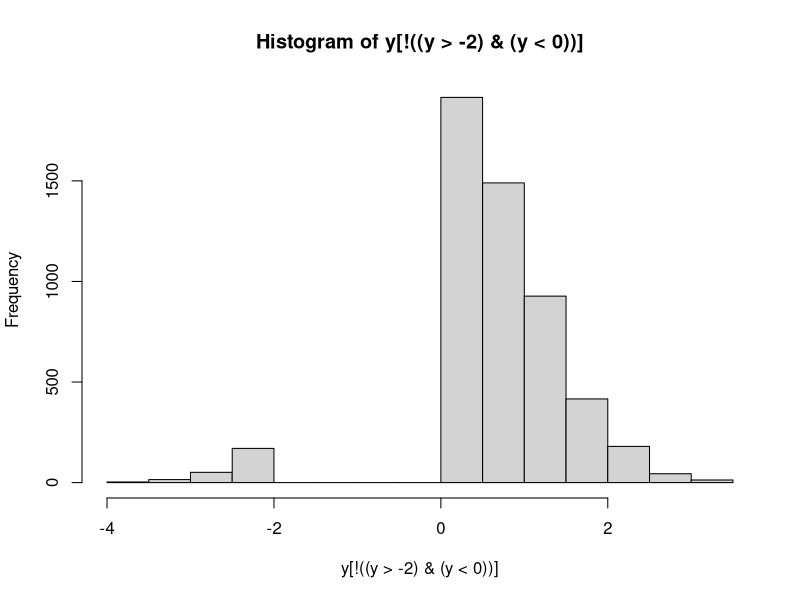

The R script that drew this image: (Note: this script raises an error after producing the figure.)


#' @title Tutorial 2: More on Vectors, Data Frames, and Functions
#'
#' @author David M. Goehring 2004
#' @author Juliet R.C. Pulliam 2008, 2009
#' @author Steve Bellan 2010, 2012
#'
#' Clinic on Meaningful Modeling of Epidemiological Data
#' International Clinics on Infectious Disease Dynamics and Data Program
#' African Institute for Mathematical Sciences, Muizenberg, Cape Town, RSA
#'
#' @license Some Rights Reserved,
#' CC BY-NC 4.0 (https://creativecommons.org/licenses/by-nc/4.0/)
#' Last updated by Carl A. B. Pearson, June 2024
#'
#' @description
#' By the end of this tutorial you should:
#' * Be able to retrieve useful subsets of your data
#' * Understand more about data frames
#' * Know the methods and uses of logical values in R
#' * Be able to generate and use factors
#' * Know how to write your own generic functions
#'
#' @section A. Accessing Vector Elements
#'
#' @subsection Beyond Numbers: Relational and Logical Operations in R
#'
#' So far everything you have done in R has involved numbers or
#' vectors of numbers. To properly exploit R’s complexity, you need to
#' become familiar with relational and logical operations in R.
#'
#' Relational operations work just like numerical operations, in terms
#' of how they are processed. Return for a moment to our first
#' calculation from the last tutorial, an addition problem:

3 + 4

#' The analogous calculation of a single relational operation is
#' something like

5 > 4

#' "Is 5 greater than 4?” Yes. And R tells you that this is a TRUE
#' statement. Or,

1 + 1 < 1

#' Makes sense, right?
#'
#' The greater-than, >, and less-than, <, symbols are
#' straightforward. Similarly, R has greater-than-or-equal-to and
#' less-than-or-equal-to symbols, >= and <=, respectively.
#'
#' Slightly less intuitive are the relational operators for equality,
#' ==, and inequality, !=. Try

x <- 4

x == 1 + 3

y <- x != 4

#' This last example demonstrates that variables can hold logical
#' values. These relational operators also operate on logical values,
#' as in,

y == FALSE

#' Logical operations are operations that only make sense when
#' performed on TRUE and FALSE values. These will likely be familiar
#' to you, the central operations being AND, OR, and NOT.
#'
#' The operators used in R are standard: &, |, and !,
#' respectively. Let’s see them in action:

!TRUE
to_be <- FALSE
to_be | !to_be
FALSE & (TRUE | FALSE)

#' By combining logical and relational operations, we can make complex
#' inquiries about values.
#'
#' Hands off the keyboard! Pick up a writing implement…
#'
#' a <- TRUE != (4 > 3)
#' b <- a | 1 + 1 == 4 - 2
#' c <- !FALSE & (log(Inf) == Inf + 1)
#'
#' What do a, b & c equal?  Now execute the commands and compare
#' your answers.



#' Note that R has special values for infinity (Inf), not-a-number
#' (NaN), and not-applicable, NA. These generally behave sensibly – a
#' mathematical operation on not-a-number is obviously not a number as so is
#' returned as NaN. Things are less simple when using logical and relational
#' operators. Consider 4 != NaN. In one respect, the answer perhaps
#' should be TRUE; that is, 4 definitely isn’t equal to
#' not-a-number. But, striving for consistency, R returns NA, much as
#' it would for a mathematical operation. Even worse is the situation

x <- NaN
x == NaN

#' You might think that this is a reasonable test for whether x has a
#' numerical value, but it won’t work for the same reason mentioned above.
#' In general, keep this trickiness in mind and remember there is a special
#' function is.nan() for determining whether x is defined as not-a-number:

is.nan(x)

#' There is also a special function is.finite() for determining whether
#' x is a valid (finite) number:

is.finite(x)

#' This is all getting thrown at you in very quick succession,
#' especially if you do not have much experience programming in other
#' languages. It is worth noting that information about these
#' operations can be pulled up at any time by typing help("&”) or
#' help(">”) or the using help() function with any of the other
#' symbols used in these operations.
#'
#' @subsection Vectors of Logical Values
#'
#' As a shorthand, TRUE and FALSE can be entered as T and F. This
#' allows for rapid entry of vectors of logical values, for example:

logical_vec <- c(TRUE, TRUE, FALSE, TRUE)
logical_vec

#' Unfortunately, and rather inexplicably, T and F cab be reassigned
#' to any arbitrary values. This will render most code utterly
#' unpredictable. So, never, never, never do this:

T <- 4 # REALLY BAD, BUT NO ERROR IS PRODUCED

#' And, if you ever do something like this (though you shouldn’t!),
#' make sure you quickly do this:

rm(T) ## which will set T (or F) back to its default logical value.

#' Aside: to ensure your code is robust, we recommend always spelling out
#' TRUE and FALSE for logical values. If you have a library like `lintr`
#' installed, you can use it to check your code `lintr::lint("your_code.R")`
#'
#' Relational or logical operations also act on vectors to produce
#' vectors of logical values, as in,

x <- rnorm(10)
x < 0
y <- (x > -.5) & (x < .5)
!y

#' This will be especially handy when we look at the concept of
#' indexing, below.
#'
#' @subsection Generating Sequences
#'
#' There are many occasions in R when you need a patterned sequence of
#' numbers. As mentioned in the previous tutorial, most counting can
#' be accomplished by use of the seq() function. If you haven’t
#' already done so, it is worth taking a look at the help-file on
#' seq() because it has a few arguments that can make your life
#' easier.

?seq

#' For example, seq() can generate a vector of a certain length
#' between certain endpoints by typing

x <- seq(0, 1, length.out = 20)

#' giving you a vector of length 20 between 0 and 1; to confirm this, type

length(x)

#' A very common need in R is to generate vectors with an interval of
#' 1 between each element. R has a shorthand for this using the colon
#' notation, as follows:

y <- 5:10

#' This generates a vector that counts from 5 to 10, inclusive. Note that
#' : is generally treated first in the order of operations.
#'
#' Don’t underestimate the value of the colon notation.  Even for
#' typing a vector of length 2, like "(1,2)” or "(2,1),” using the c
#' function to generate the vector is pretty tedious (e.g., c(1,2)).
#' These vectors can be generated in three quick characters by typing
#' 1:2 or 2:1, respectively.  I will also point your attention to the
#' rep() function, for repeating sequences, which can also save time.
#'
#' @subsection Indexing
#'
#' R has an incredibly useful way of accessing items from a
#' data set. Each item in a data set has its own index, or numbered
#' location, in the object’s structure. Square brackets are used to
#' extract an item or items from a data set, but it is crucial to
#' understand that there are two completely distinct ways in which
#' brackets are used to access items. I will consider the two methods
#' for accessing a vector of length n in turn below.
#'
#' The first option: Logical
#' Requirements: Logical vector of length n
#' Use it for: Finding a subset of data based on a rule
#'
#' Logical indexing works as if you’ve asked your indexing vector the
#' question, "Do you want this item?” for each of the items in the
#' vector.

x <- 1:5

x[c(TRUE, FALSE, FALSE, FALSE, TRUE)]

#' If we combine this logical indexing with the relational and logical
#' operators you learned above, we have an exceptionally powerful tool
#' to retrieve data that meet any set of criteria.

y <- rnorm(10000)

hist(y[!((y > -2) & (y < 0))])

#' I will give more insight below when I discuss indexing data
#' frames. Stay tuned.

#' In any operation in R, vectors will be automatically repeated until
#' they reach the necessary length for the operation to make
#' sense. For example, note the results of

1:6 + 1:2

#' The same repetition holds for logical vectors. For this reason, you should
#' be very cautious using operations on vectors that differ in length.
#'
#' The second option: Numerical
#' Requirements: Value or vector of any length with values
#' (1 to n) OR (-n to -1)
#' Use it for: Single item retrieval or shuffling, sorting, and repeating
#'
#' Accessing single items with brackets and a single index should be
#' straightforward

x <- 3 * (0:5)
x[4]

#' One tedious way of creating a new vector of values from a vector’s
#' elements would be

c(x[2], x[3], x[4]) #TEDIOUS

#' So R makes it much easier by allowing a vector of indices to
#' generate a vector.  Thereby, the command above becomes

x[2:4]

#' There is nothing preventing you from accessing any element any
#' number of times.

x[c(2, 2, 2, 5, 5, 5)]

#' Additionally, R allows you to use negative indices, indicating
#' which items you want to exclude, as in,

x[c(-1, -6)]

#' This is fine and productive as long as you remember never to mix
#' negative and positive indices – R will not know what you want it to
#' do:

x[c(-1, 4)] # BADCODE

#' @subsection Sorting
#'
#' In Tutorial 1, you were introduced to the sort() function, which is
#' handy.
#'
#' Now that you have been introduced to indexing, you may have an
#' inkling of how much more powerful the sorting functions of R can
#' become.
#'
#' As an introduction, let’s say you have a 4-element vector,

my_vector <- 5:8

#' Using numerical indexing, we can manually re-order this vector by
#' calling each of its indices once in our preferred order, for
#' example

my_vector[c(2, 3, 4, 1)]

#' or, for a quick reversal

my_vector[4:1]

#' Now, manually generating the vector of indices is not monumentally
#' useful, which is where the function order() comes in. As a
#' demonstration, imagine we have a vector of student names and a
#' corresponding vector of student heights (in meters).

student_names <- c(
  "Dario", "Hloniphile", "Steve", "Innocent", "Abigail", "Cynthia"
)

student_heights <- rnorm(6, 1.7, .12)

#' What we definitely don’t want to do is to perform sort() on each of
#' these vectors independently. This will eliminate the pairing of the
#' name to the height. So how can we sort one vector and have the
#' other vector align correctly? Try order() on the names,

order(student_names)

#' Note that it returns the indices in the right order, not the values
#' themselves.
#'
#' From what you learned above, you know it is now an easy matter to
#' sort both of our vectors, as follows,

student_names[order(student_names)] # same effect as sort()
student_heights[order(student_names)]

#' And, obviously, sorting the names by the heights is exactly
#' analogous, and it will make for a pretty plot

barplot(
  student_heights[order(student_heights)],
  names.arg = student_names[order(student_heights)],
  ylab = "Height (m)", main = "Student Heights"
)

#' I have conveniently skipped over an important concept, because R
#' handles it fairly intuitively, but I want to mention the
#' terminology. The variable student_names and the results of ls(), for
#' example, are called vectors of strings, or character arrays. R
#' handles them conveniently, so we don’t need to worry too much about
#' them, but knowing the terminology will improve your understanding
#' of R's in-line help documents.
#'
#' @section B. Data Frames, Redux
#'
#' Before we cover advanced topics of data frames, I wanted to point out the
#' function data.frame(), which puts data together to form data
#' frames. This is a key alternative to using the prefab data frames
#' that you used in last week’s assignment.
#'
#' First I want to generate a vector of student class-years to
#' correspond to the student_names before creating a data frame (Freshmen
#' as 1, Sophomores as 2, etc.).

student_years <- c(4, 2, 2, 3, 1, 3)

#' Now making a data frame is easy (each argument will just add more
#' columns to the data), the only trick being that we have to assign
#' the constructed data frame to a variable, as follows:

student_df <- data.frame(student_names, student_heights, student_years)
student_df

#' Voila! Your own data frame.
#'
#' You may want to have better column headings than the redundant variable
#' names. There are various options to accomplish this. One option is
#' to use the names() function with assignment notation. Let’s take a look:

names(student_df)

#' What we see is a vector of strings corresponding to the current column
#' names. We can change these by assigning replacement strings to the
#' indexed values or by substituting our own vector of strings.

names(student_df) <- c("names", "heights", "years")
student_df

#' If we think that "years" is ambigous and might be confused with a student's
#' age, we could rename just that column using numerical indexing, e.g.:

names(student_df)[3] <- "class.years"
student_df

#' There is also a similar option, row.names() to access and modify the
#' the row names. By default, the row names are a series of integers indicating
#' the row number:

row.names(student_df)

#' The assignments above are the first of many examples in R that seem
#' to defy logic: it seems as though we’re assigning something to a
#' function, which shouldn’t make sense because a function isn’t a
#' variable. In fact, you can think of the functions names() and
#' row.names() as "access functions” – they do not perform an action,
#' but merely grant access to a property of the argument variable, and
#' this is why we can make assignments of the sort seen above.
#'
#' @subsection Indexing data frames
#'
#' As with vectors, brackets and logical or numerical vectors are still
#' the way to access data frames, but with a slight complication,
#' because data frames are multidimensional. The solution (which also
#' holds for matrices, etc.) is to separate the two dimensions with a
#' comma. R treats the first entry as the row number and the second
#' entry as the column number; thus, to access the second column of
#' the fourth row, type

student_df[4, 2]

#' Or the second column of the last three rows,

student_df[4:6, 2]

#' There are two further complications.
#'
#' To access an entire row or entire column, leave the index blank, as
#' in,

student_df[, 1] # FIRST COLUMN
student_df[3, ] # THIRD ROW
student_df[, ] # ENTIRE FRAME, equivalent to "student_df"

#' In the last tutorial, we learned about the tidyverse.
#' Tidyverse is a group of R packages like dplyr, stringr, ggplot2, and more.
#' You can find the full list here: https://www.tidyverse.org
#'
#' In this example, we’ll use dplyr to access rows and columns in a data frame.
#' Instead of loading all tidyverse packages using the library(tidyverse) command,
#'  we can load only the one we need. For now, we just need the dplyr package:

library(dplyr)

#' To select a column, we use the select() function.
#' The first argument is the data frame, the second is the column we want.
#' We can use either the column number or the column name.

select(.data = student_df, 1)       # selects the first column by position
select(.data = student_df, names)   # selects the column called 'names'

#' In select(), the .data argument is where we put the data frame.
#' The next argument is the column(s) we want to choose.

#' We can also use the pipe symbol (|>) to make the code easier to read.
#' Think of the pipe as saying "and then".
#' For example, instead of writing select(.data = student_df, 1),
#' we can write: student_df |> select(1)
#' This means: "take student_df and then select column 1"

student_df |> select(1)       # selects the first column
student_df |> select(names)   # selects the column called 'names'

#' If we want to save the result into a new data frame, we can assign it like this:

student_names_data <- student_df |> select(names)

#' The select() function gives us a one-column data frame.
#' If we want just a vector (not a data frame), we can use the pull() function.

student_df |> pull(1)       # gets the first column as a vector
student_df |> pull(names)   # gets the 'names' column as a vector

#' To get a specific row instead of a column, we use the slice() function.

student_df[3, ]             # base R: gets the third row
student_df |> slice(3)      # dplyr: gets the third row

#' The only other complication is the ability to enter the names() or
#' row.names() as indices:

student_df["4", ]
student_df[, "class.years"]

#' Putting all of this together, we can quickly generate subsets of
#' our data. For example, we can create a data frame that includes
#' only the students with height greater than the mean height:

tall_students <- student_df[student_df$height > mean(student_df$height), ]
tall_students

#' A tidyverse-style way to filter rows is to use the `filter()` function.
#' This helps us select only the rows that meet a condition.
tall_students <- filter(student_df, height > mean(height))
tall_students  

#' Inside `filter()`, we do not use the `$` operator (like student_df$height).
#' This is because `filter()` automatically looks for column names
#' within the data frame you pass as the first argument.

#' The same code using a pipe:
tall_students <- student_df |> filter(height > mean(height))
tall_students

#' Or sort our data by various aspects:

student_df[order(student_df$class.years), ]

#' Alternatively, using the `arrange` function from dplyr, we have
student_df |> arrange(class.years)        # in ascending order
student_df |> arrange(desc(class.years))  # in descending order


#' @subsection Introduction to factors
#'
#' When performing statistical analyses, we often want R to look at a
#' set of data and compare groups within the data to one another. For
#' example, you have the data frame containing data on students in a
#' course. There are columns of data representing the students' heights
#' and class.years. How can you look at the means of height by class.year?
#'
#' Or, another example, you have sampled a number of rabbits and have
#' a column for weights before a diet treatment and a column for
#' weights after a diet treatment and a third column stating the diet
#' treatment (e.g, "none,” "grain diet,” and "grapefruit diet”). How
#' can you evaluate the change in weight as affected by diet?
#'
#' The answer to these questions is to use factors.
#'
#' Many of the data sets that come with R already have their data
#' interpreted as factors. Let’s take a look at a data set with
#' factors:

data(moths, package = "DAAG")
help(moths, package = "DAAG")
moths

#' (Note that you may have to install the DAAG package in order to
#' load these data. Do you remember how to do this? If not, ask a neighbor
#' for help!)
#'
#' The help file for the moths data set tells us that our last column,
#' habitat, is a factor. What does this mean?
#'
#' See what happens when we pull up this column by itself:

moths$habitat

#' It looks pretty standard, at first, but then we notice that it is
#' more than just a list of habitat names – it has another component,
#' levels.
#'
#' Factors have levels. Levels are editable, independent of the data
#' itself. To see the levels alone, you can type

levels(moths$habitat)

#' When called that way, it has the identity of a vector of strings.
#'
#' The levels() function behaves just like the names() and row.names()
#' functions (i.e., weird), and you can make assignments or
#' reassignments to the levels - e.g.,

levels(moths$habitat)[1] <- "NEBank"

#' Factors come in exceptionally handy when performing statistical
#' tests, but the various plot functions can give you an idea of uses
#' of a factored variable, such as,

boxplot(moths$meters ~ moths$habitat)

#' The tilde, ~, used in a number of contexts in R, can generally be
#' read as "by,” which gives a general explanation of its use here –
#' visualizing transect length ("meters") by habitat type ("habitat").
#' Recall, we used the ggplot2 package to make prettier plots
#' We will replicate the `boxplot` above:

library(ggplot2)
ggplot(data = moths) + 
  geom_boxplot(mapping = aes(x = habitat, y = meters))


#'
#' @subsection Making a factor
#'
#' Now that you know how to employ a factored variable
#' the next step is to know how to make a factor out of a
#' variable. The general syntax is:

x <- factor(c("A", "B", "A", "A", "A", "B"))

#' For vectors of strings, like that one. The results are usually fine
#' as is.
#'
#' But let’s go back to our student_df data frame. We listed
#' class.years as a number 1 through 4, but these are discreet
#' categories with well-defined names. A more elegant solution is to
#' factor the column of the data frame, much like is seen with moths.

student_df$class.years <- factor(student_df$class.years)
levels(student_df$class.years)

#' Not ideal, but we can use reassignment to change the names of the
#' years.

levels(student_df$class.years) <- c("Freshman", "Sophomore", "Junior", "Senior")

#' With satisfying (preliminary) results available with:

student_df
boxplot(student_df$heights ~ student_df$class.years)

#' Replicate the above plot using ggplot2.

#' @subsection Applying functions to data frames
#'
#' Many functions you might like to apply to your data frames will
#' produce unpredictable results.
#'
#' A few work nicely:

nyc_air <- airquality[, c("Wind", "Temp")]
nyc_air
summary(nyc_air)

#' But others that you might try do not work as you want:

sum(nyc_air) # sums wind and temperature together
mean(nyc_air) # returns an error message

#' One solution to these troubles is to use the function apply(),
#' which performs the function named in the third argument on the
#' first argument by the index specified by the second argument
#' (in this case, by column).

apply(nyc_air, 2, sum)
apply(nyc_air, 2, mean)
apply(nyc_air, 2, var)

#' @section C. Composing your own functions
#'
#' A more advanced (and very important) topic
#'
#' So far in R we have used the functions that come with R and its various
#' packages; however, since you will often want to perform the same series
#' of actions on different objects, R makes it relatively straight-forward
#' to compose your own generic functions and store them in R’s memory.
#'
#' Before you start writing a function you need to have your mind set
#' on three things:
#'
#' * What you want to give the function as input
#' * What you want the function to do
#' * What you want the function to give as output
#'
#' @subsection A trivial example
#'
#' Imagine you need to repeatedly transform sets of data, but your
#' transformation is "non-standard.” For this example, I’m imagining that you
#' want the natural logarithm of the data, plus one. We know how to perform
#' these operations on a number we have stored in a variable, no problem,

x <- 1:10

log(x) + 1

#' But what we would really like is a named function which will do
#' this in one step, log.plus.one().
#'
#' What we will do is make an assignment to log.plus.one, but rather
#' than assigning a value (or vector, etc.), we assign a function
#' which we define on the spot. We use the command function, which
#' looks like a function but is not a function. Instead, it’s
#' a control element of the R language – it isn’t executed like a
#' function, but rather it informs R to treat the code around it in a
#' special way.
#'
#' The command function has an interesting syntax. Its arguments are
#' the names of variables which will serve as the arguments for your
#' function (the first of three bullets, above). Then, after this
#' parenthetical bit, comes the meat of the function – what you want
#' it to do and what you want it to give back to you (the last two
#' bullets, above). In our log.plus.one() case, what we want it to do
#' and what we want it to give back happen to be the same thing,
#' therefore we can define it very simply, as follows,

log.plus.one <- function(y) log(y) + 1

#' Cool! Let’s test it out:

log.plus.one(x)

#' It behaves just like we would want it to.
#'
#' Aside: you may also see short functions define using the "lambda" syntax:

log.plus.one <- \(y) log(y) + 1

#' @subsection A separate little world
#'
#' Wait a second. I used y in my function definition but called the
#' function with my variable x as the argument. What happened to y?

y

#' The variable is untouched by the function.
#'
#' In order to keep functions fully generic, when you give the
#' function command, R generates a separate, untouchable variable
#' space which has no interactions with your R workspace. This means
#' that the names of your function arguments (and any variables
#' assigned within your function) can be anything you find convenient
#' – there is never any risk of a conflict with your active variables.
#'
#' @subsection Longer functions
#'
#' Either because the function is too complex to be
#' executed on a single line or because you want to make the
#' function’s methods clearer, you will often generate functions
#' longer than one line. For this purpose, R introduces another type
#' of bracket, curly brackets, { }. These are control brackets and
#' indicate the contents should be treated as a unit.
#'
#' As a final example,

(function(x, y) { z <- x^2 + y^2; x + y + z })(0:7, 1)

#' Note that the function is written on two lines, but this isn’t an
#' issue because of the brackets.  Note also that this function is
#' anonymous. It is never assigned, but used in place.
#'
#' A common tendency when first learning to program is to write code
#' in a condensed form (such as the anonymous inline function defined
#' above) so that it is difficult to follow what is going on when you
#' return to the code later on (or when your instructor is helping you
#' find a bug that is keeping your code from working correctly). While
#' writing code in this way takes a certain amount of cleverness and
#' demonstrates that you have understood the concepts, it is better
#' practice to write out your code so that it is easy to follow. This
#' includes using plenty of whitespace, to make your code easy to
#' read and thoroughly commenting your commands as you go.
#' The example above is therefore better written as follows:


#' @title Sum Values and Sum of Their Squares
#' @description
#' A function that takes two numerical values as input and returns the sum of
#' the values plus the sum of their squares
#'
#' @param x A numerical vector
#' @param y A numerical vector
#'
#' @details Note that `x` and `y` must be compatible lengths, or the recycling
#' rules
#'
#' @return A numerical value, x + y + x^2 + y^2
sum_vals_plus_sum_sqs <- function(x, y) {
  z <- x^2 + y^2  # define z as the sum of the values’ squares
  ss <- x + y + z # add the values to the sum of their squares
  return(ss)      # and return the result as output
}

#' Perform the above function with x equal to the numbers from 0 to
#' 7 and y equal to 1:

sum_vals_plus_sum_sqs(0:7, 1)

#' @section Benchmark Questions
#'
#' This concludes Tutorial 2. Because there are some advanced topics
#' here that require practice to get your head around, you should
#' make sure to work through the benchmark questions before you
#' move on to Tutorial 3.
#'
#' @question Semantics?
#'
#' R sometimes uses confusingly similar names for distinct concepts.
#' Define for yourself: names, factors, levels. When would you use each?
#'
#' @question Subsetting
#'
#' You need a subset of the mtcars data set that has only every other
#' row of data included.
#'  a. Do this with numerical indexing.
#'  b. Do this with logical indexing.
#'
#' @question Function Definition
#'
#' Write a function, `jumble()`, that takes a vector as an argument and
#' returns a vector with the original elements in random order. (Note: R
#' does have a built-in function that can do this, but the point of this
#' question is rather for you to build a new function using the tools that
#' have been introduced in the tutorials so far.)
